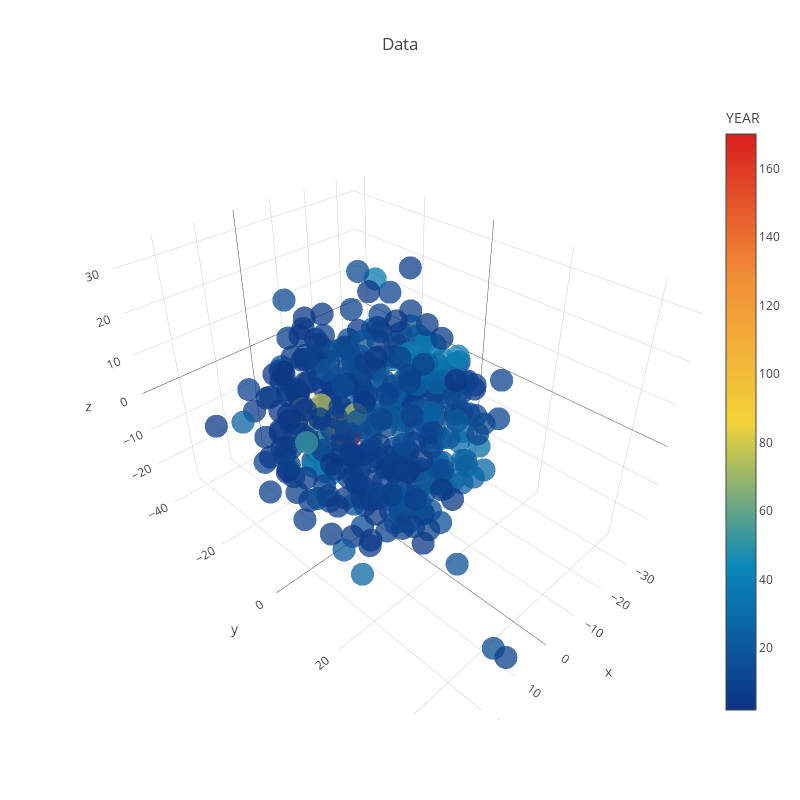

Notebook code for this chart:
### Code cell
trace1 = go.Scatter3d(
    x=tsne_results[:,0],
    y=tsne_results[:,1],
    z=tsne_results[:,2],
    mode='markers',
    marker=dict(
        sizemode='diameter',
        color = df['P.E'].values,
        colorscale = 'Portland',
        colorbar = dict(title = 'YEAR'),
        line=dict(color='rgb(255, 255, 255)'),
        opacity=0.75
    )
)

data=[trace1]
layout=dict(height=800, width=800, title='Data')
fig=dict(data=data, layout=layout)
py.iplot(fig, filename='3DBubble')

### Figure 1 — Plotly figure (JSON) as saved in the notebook; plotly's stock layout.template omitted (floating-point values rounded to 4 significant figures; data arrays with more than 128 entries replaced by an {"elided": "..."} marker saying what was removed)
{"data": [{"marker": {"color": {"elided": "367 float values"}, "colorbar": {"title": "YEAR"}, "colorscale": "Portland", "line": {"color": "rgb(255, 255, 255)"}, "opacity": 0.75, "sizemode": "diameter"}, "mode": "markers", "type": "scatter3d", "x": {"elided": "367 float values"}, "y": {"elided": "367 float values"}, "z": {"elided": "367 float values"}}], "layout": {"height": 800, "title": "Data", "width": 800}}
